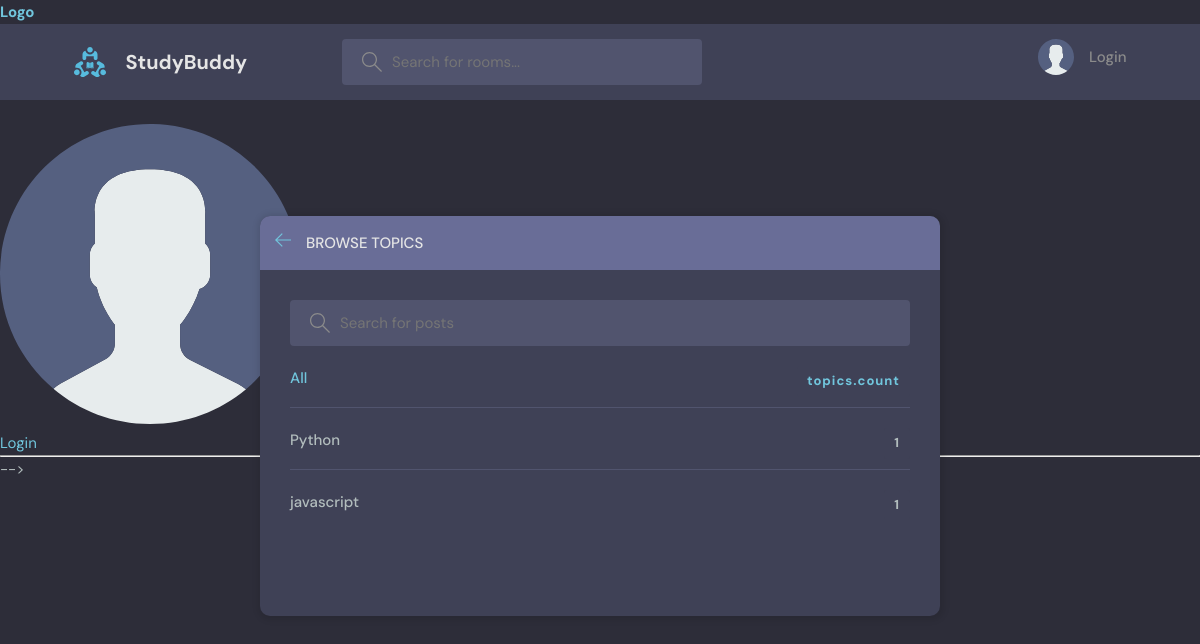
Page /topics/ on the committed database.
### base/models.py (models this page shows, shortened)
class Topic(models.Model):
    name=models.CharField(max_length=200)

### base/views.py (the view)
# urls.py: path('topics/', views.topicPage,name="topics"),
def topicPage(request):
    q=request.GET.get("q") if request.GET.get("q")!=None else ''
    topics=Topic.objects.filter(name__icontains=q)
    context={'topics':topics}
    return render(request,'base/topics.html',context)

### base/template/base/topics.html (shortened to what this page needs)
{%extends 'main.html'%}
{%block content%}
    <main class="create-room layout">
      <div class="container">
        <div class="layout__box">
          <div class="layout__boxHeader">
            <div class="layout__boxTitle">
              <a href="{{request.META.HTTP_REFERER}}">
                <svg version="1.1" xmlns="http://www.w3.org/2000/svg" width="32" height="32" viewBox="0 0 32 32">
                  <title>arrow-left</title>
                  <path
                    d="M13.723 2.286l-13.723 13.714 13.719 13.714 1.616-1.611-10.96-10.96h27.625v-2.286h-27.625l10.965-10.965-1.616-1.607z"
                  ></path>
                </svg>
              </a>
              <h3>Browse Topics</h3>
            </div>
          </div>
          <div class="topics-page layout__body">
            <form  action='' method='GET' class="header__search">
              <label>
                <input name='q' placeholder="Search for posts" />
              </label>
            </form>
            <ul class="topics__list">
              <li>
                <a href="/topic" class="active">All <span>topics.count</span></a>
              </li>
              {%for topic in topics%}
              <li>
                <a href="/?q={{topic.name}}">{{topic.name}} <span>{{topic.room_set.all.count}}</span></a>
              </li>
              {%endfor%}
            </ul>
          </div>
        </div>
      </div>
    </main>
    {%endblock%}

### base/static/styles/style.css (style rules this page uses)
:root { --color-main: #71c6dd; --color-main-light: #e1f6fb; --color-dark: #3f4156; --color-dark-medium: #51546e; --color-dark-light: #696d97; --color-light: #e5e5e5; --color-gray: #8b8b8b; --color-light-gray: #b2bdbd; --color-bg: #2d2d39; --color-success: #5dd693; --color-error: #fc4b0b; }
* { font-family: "DM Sans", -apple-system, BlinkMacSystemFont, "Segoe UI", Roboto, Oxygen, Ubuntu, Cantarell, "Open Sans", "Helvetica Neue", sans-serif; margin: 0; padding: 0; box-sizing: border-box; text-rendering: optimizeLegibility; font-size: inherit; }
html { font-size: 56.25%; }
@media only screen and (min-width: 1200px) { html { font-size: 62.5%; } }
body { line-height: 1.6; font-weight: 400; font-size: 1.5rem; color: var(--color-light-gray); background-color: var(--color-bg); min-height: 100vh; }
a { display: inline-block; color: var(--color-main); text-decoration: none; }
.container { max-width: 120rem; width: 90%; margin: auto; }
.header__search > label { background-color: var(--color-dark-medium); padding: 1.3rem 1rem; display: flex; align-items: center; gap: 1rem; border-radius: 4px; }
.header__search svg { fill: var(--color-gray); width: 2rem; height: 2rem; margin-left: 1rem; }
.header__search input { width: 30rem; background: transparent; border: none; outline: none; color: var(--color-light); }
.layout { margin-top: 2.4rem; }
.layout > .container { display: flex; justify-content: space-between; align-items: flex-start; }
.layout__box { width: 90%; max-width: 48rem; min-height: 40rem; position: absolute; top: 50%; left: 50%; transform: translate(-50%, -46%); background-color: var(--color-dark); border-radius: 1rem; box-shadow: 1px 1px 6px 3px rgba(0, 0, 0, 0.1); overflow: hidden; }
.layout__boxHeader { display: flex; padding: 1.5rem; background-color: var(--color-dark-light); }
.layout__boxTitle { display: flex; gap: 1.5rem; align-items: center; }
.layout__boxTitle h3 { text-transform: uppercase; font-weight: 500; color: var(--color-light); }
.layout__boxTitle svg { width: 1.6rem; height: 1.6rem; fill: var(--color-main); }
.layout__body { margin: 3rem; }
.topics__list { list-style: none; }
.topics__list li a { display: flex; justify-content: space-between; margin-bottom: 3rem; font-weight: 500; color: var(--color-light-gray); transition: all 0.3s ease-in-out; }
.topics__list li a.active, .topics__list li a:hover { color: var(--color-main); }
.topics__list li a span { padding: 0.5rem 1rem; background-color: var(--color-dark); border-radius: 3px; font-size: 1.3rem; font-weight: 700; letter-spacing: 1px; }
.topics-page .topics__list li:not(:last-child) a { margin: 2rem 0; padding-bottom: 1rem; text-decoration: none; border-bottom: 1px solid var(--color-dark-medium); }
.topics-page .header__search { display: block; }
.create-room.layout .layout__box { max-width: 68rem; }

### rows in the picture
Topic: name "Python", room_set.all.count "1"
Topic: name "javascript", room_set.all.count "1"
